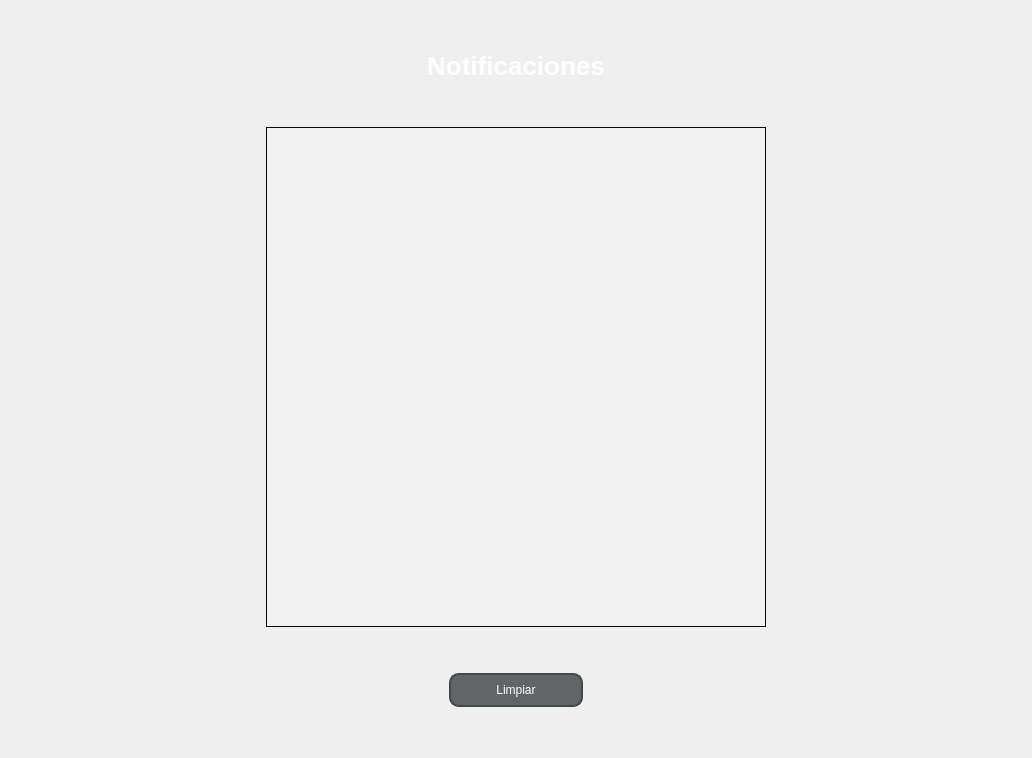
            <widget class="QWidget" name="Notificaciones_3">
             <layout class="QGridLayout" name="gridLayout_10">
              <item row="0" column="0">
               <spacer name="horizontalSpacer_42">
                <property name="orientation">
                 <enum>Qt::Horizontal</enum>
                </property>
                <property name="sizeHint" stdset="0">
                 <size>
                  <width>255</width>
                  <height>17</height>
                 </size>
                </property>
               </spacer>
              </item>
              <item row="0" column="1">
               <layout class="QVBoxLayout" name="verticalLayout_13">
                <item>
                 <layout class="QVBoxLayout" name="verticalLayout_12">
                  <item>
                   <spacer name="verticalSpacer_11">
                    <property name="orientation">
                     <enum>Qt::Vertical</enum>
                    </property>
                    <property name="sizeHint" stdset="0">
                     <size>
                      <width>20</width>
                      <height>40</height>
                     </size>
                    </property>
                   </spacer>
                  </item>
                  <item>
                   <layout class="QVBoxLayout" name="verticalLayout_11">
                    <item>
                     <widget class="QLabel" name="label_15">
                      <property name="styleSheet">
                       <string notr="true">		border: 0px;
		font-family: Arial;
        font-size: 26px;
        color: white;
        text-align: center;
        font-weight: bold;</string>
                      </property>
                      <property name="text">
                       <string>Notificaciones</string>
                      </property>
                      <property name="alignment">
                       <set>Qt::AlignCenter</set>
                      </property>
                     </widget>
                    </item>
                    <item>
                     <spacer name="verticalSpacer_17">
                      <property name="orientation">
                       <enum>Qt::Vertical</enum>
                      </property>
                      <property name="sizeHint" stdset="0">
                       <size>
                        <width>20</width>
                        <height>40</height>
                       </size>
                      </property>
                     </spacer>
                    </item>
                    <item>
                     <widget class="QListWidget" name="listView_3">
                      <property name="minimumSize">
                       <size>
                        <width>500</width>
                        <height>500</height>
                       </size>
                      </property>
                      <property name="styleSheet">
                       <string notr="true">QListWidget {
                background-color: #F2F2F3;
                border: 1px solid #0A0A0A;
                font-size: 14px;
                padding: 5px;
            }
QListWidget::item {
                padding: 6px;
            }</string>
                      </property>
                     </widget>
                    </item>
                    <item>
                     <spacer name="verticalSpacer_18">
                      <property name="orientation">
                       <enum>Qt::Vertical</enum>
                      </property>
                      <property name="sizeHint" stdset="0">
                       <size>
                        <width>20</width>
                        <height>40</height>
                       </size>
                      </property>
                     </spacer>
                    </item>
                    <item>
                     <layout class="QHBoxLayout" name="horizontalLayout_54">
                      <item>
                       <spacer name="horizontalSpacer_43">
                        <property name="orientation">
                         <enum>Qt::Horizontal</enum>
                        </property>
                        <property name="sizeHint" stdset="0">
                         <size>
                          <width>40</width>
                          <height>20</height>
                         </size>
                        </property>
                       </spacer>
                      </item>
                      <item>
                       <widget class="QPushButton" name="Limpiar">
                        <property name="styleSheet">
                         <string notr="true">QPushButton{
	border-radius:10px;
	background-color: rgb(98, 101, 103); 
	font: 16pt &quot;Arial&quot;;
	color: rgb(255, 255, 255);
	border: 2px solid rgb(66, 73, 73);
	width: 130px;
    height: 30px;
}


QPushButton:hover{
	border-radius:10px; 
	font: 16pt &quot;Arial&quot;;
	color: rgb(255, 255, 255);
	border: 2px solid rgb(244, 69, 31);
	background-color: rgb(244, 69, 31);
}</string>
                        </property>
                        <property name="text">
                         <string>Limpiar</string>
                        </property>
                        <property name="icon">
                         <iconset>
                          <normaloff>Iconos/bandeja-de-entrada-vacia.png</normaloff>Iconos/bandeja-de-entrada-vacia.png</iconset>
                        </property>
                       </widget>
                      </item>
                      <item>
                       <spacer name="horizontalSpacer_44">
                        <property name="orientation">
                         <enum>Qt::Horizontal</enum>
                        </property>
                        <property name="sizeHint" stdset="0">
                         <size>
                          <width>40</width>
                          <height>20</height>
                         </size>
                        </property>
                       </spacer>
                      </item>
                     </layout>
                    </item>
                   </layout>
                  </item>
                 </layout>
                </item>
                <item>
                 <spacer name="verticalSpacer_12">
                  <property name="orientation">
                   <enum>Qt::Vertical</enum>
                  </property>
                  <property name="sizeHint" stdset="0">
                   <size>
                    <width>20</width>
                    <height>40</height>
                   </size>
                  </property>
                 </spacer>
                </item>
               </layout>
              </item>
              <item row="0" column="2">
               <spacer name="horizontalSpacer_45">
                <property name="orientation">
                 <enum>Qt::Horizontal</enum>
                </property>
                <property name="sizeHint" stdset="0">
                 <size>
                  <width>255</width>
                  <height>17</height>
                 </size>
                </property>
               </spacer>
              </item>
             </layout>
            </widget>
